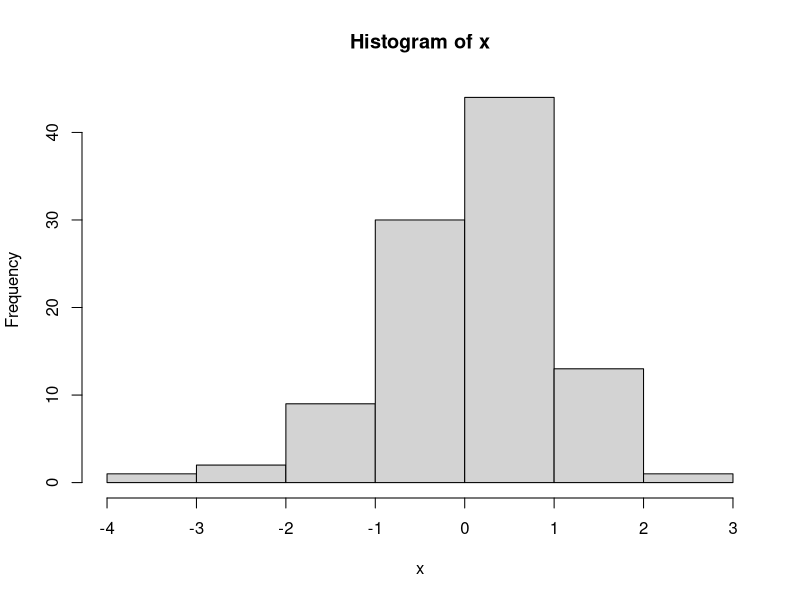

Source code (R):
## ---- chunk 1
knitr::opts_chunk$set(echo = TRUE)
## ---- chunk 2
a <- "apples"
## ---- chunk 3
if(a == "apples"){
  a <- "bananas"
  sprintf("a is now equal to %s !", a)
}
## ---- chunk 4
x <- rnorm(100)
x
mean(x)
median(x)
var(x)
#Justification: the mean, median and variance generated by a randomly selected 100 numbers are different each time, but they are all pretty close to 0, 0 and 1. One reason could be that R uses Linear congruential generator like many other programming languages, that each randomly generated number is related to the previous one. Even if the 100 numbers are different, their mean, median and varianc are still pretty similar.

hist(x)
## ---- chunk 5
#This is a very important message!
